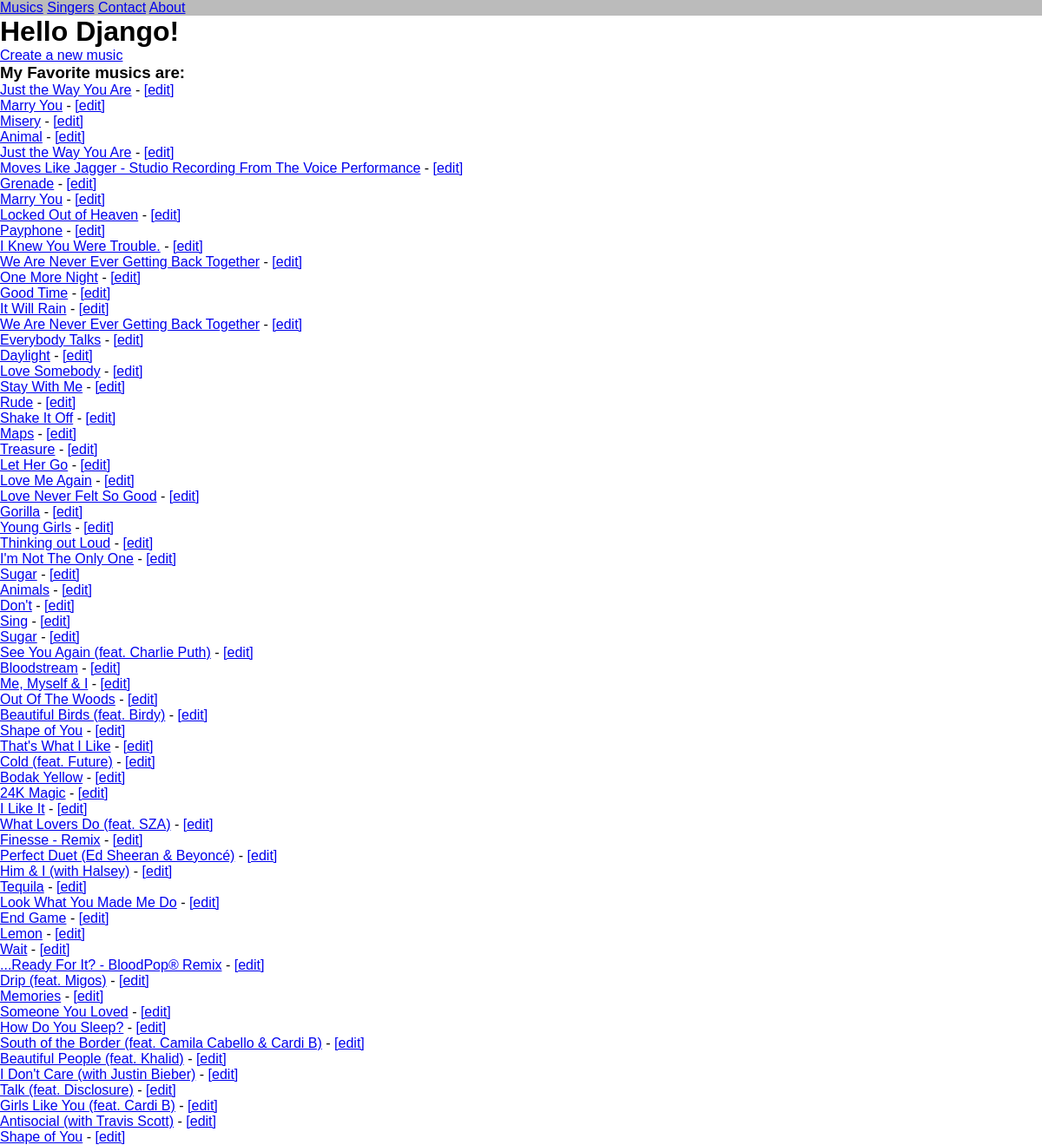
/music/, run on an earlier commit of the app's database.
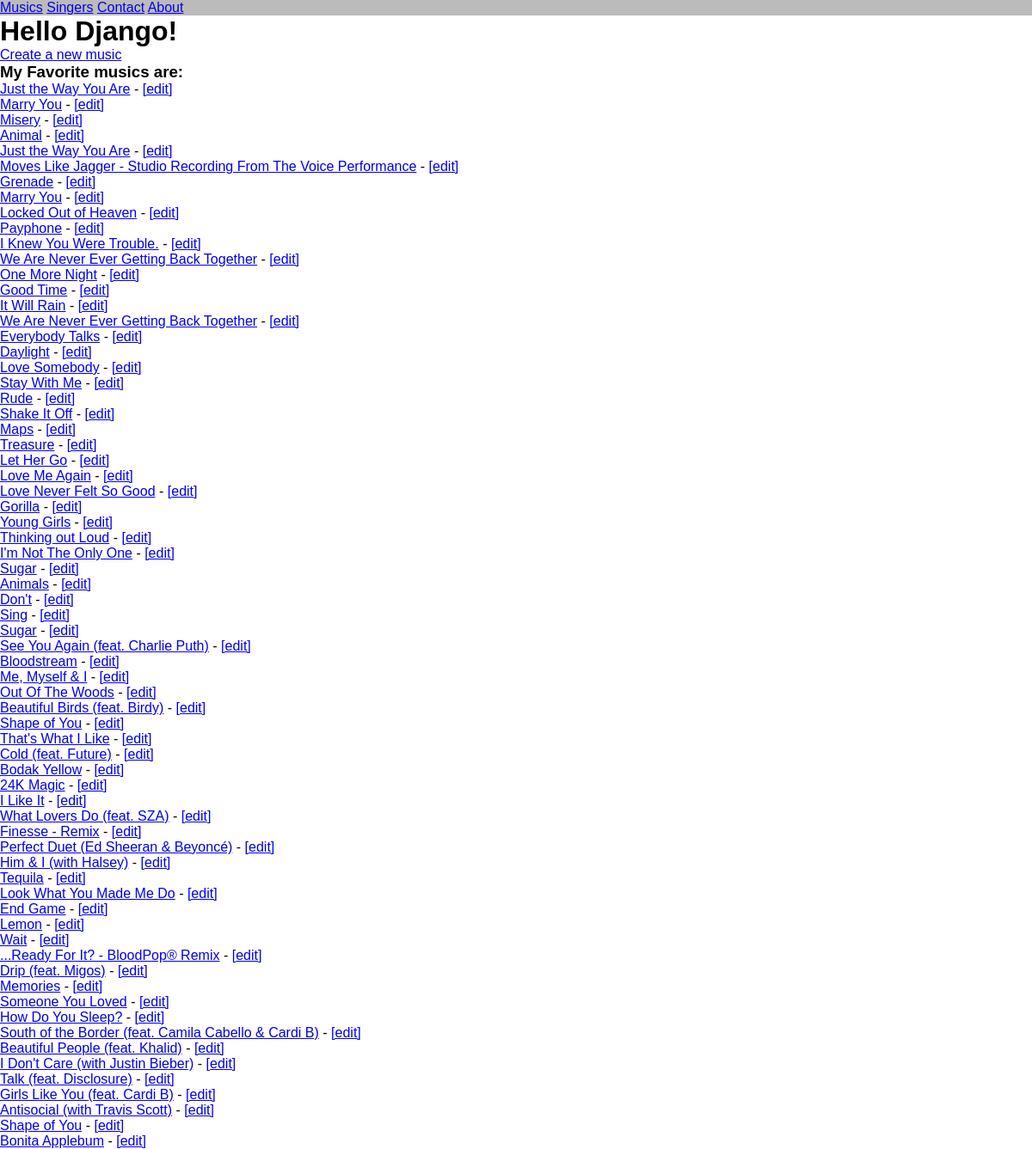
And on a later commit of the database.
### listings/models.py (models this page shows, shortened)
class Band(models.Model):
    class Genre(models.TextChoices):
        HIP_HOP = 'HH'
        POP = 'PO'
        INDIE_POP = 'IP'
        CONTEMPORARY_COUNTRY = 'CC'
        ALTERNATIVE_RB = 'AR'
        FOLK_POP = 'FP'
    class Type(models.TextChoices):
        RECORDS = 'REC'
        CLOTHING = 'CLOT'
        POSTERS = 'POST'
        MISCELLANEOUS = 'MIS'
    title = models.fields.CharField(max_length=200, default='')
    genre = models.fields.CharField(choices=Genre.choices, max_length=5, default='')
    year_formed = models.fields.IntegerField(validators=[MinValueValidator(1900), MaxValueValidator(2023)], default=2000)
    sold = models.fields.BooleanField(default=False)
    type = models.fields.CharField(choices=Type.choices, max_length=6, default='')
    singer = models.ForeignKey(Singers, null=True, on_delete=models.SET_NULL)

### listings/views.py (the view)
# urls.py: path('music/', views.music_list, name='music-list'),
def music_list(request):
    bands = Band.objects.all()
    return render(request,
                'listings/music_list.html',
                  {'bands': bands})

### listings/templates/listings/music_list.html
{% extends 'listings/base.html' %}
{% block content %}
<h1>Hello Django!</h1>
<a href="{% url 'music-create' %}">Create a new music</a>
<h3>My Favorite musics are:</h3>
<ul>
    {% for title in bands %}
        <li>
            <a href="{% url 'music-detail' title.id %}">{{title.title}}</a>
            - <a href="{% url 'music-change' title.id %}">[edit]</a>
        </li>
    {% endfor %}
</ul>
{% endblock %}

What changed in the data, as far as the page shows it:
added Band: title "Bonita Applebum"
